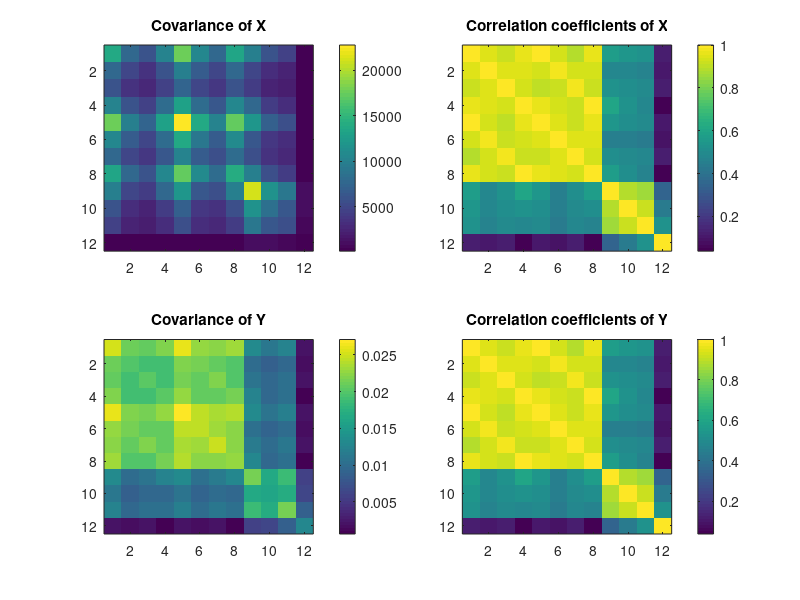
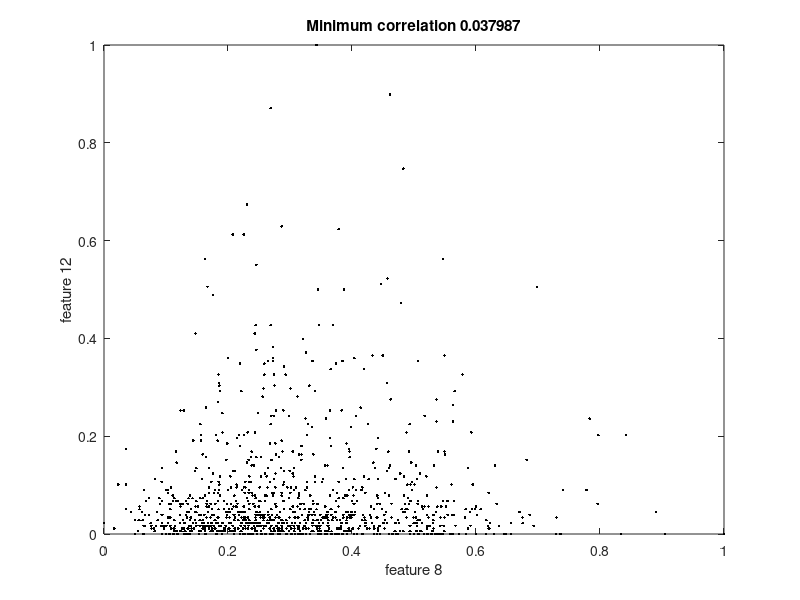

These charts were generated, in order, by the following MATLAB code:
close all; clear all;
X = load('dataset0.txt');
covX = cov(X);
corX = corrcoef(X);

centeredX = bsxfun(@minus, X, min(X));
Y = bsxfun(@times, centeredX, 1./max(centeredX));
covY = cov(Y);
corY = corrcoef(Y);

[minimumCorrelation, index] = min(corY(:));
[feature2, feature1] = ind2sub(size(corY), index);

figure('Color', 'w',...
       'Position', [10 10 800 600])

subplot(2, 2, 1)
imagesc(covX)
title('Covariance of X')
colorbar

subplot(2, 2, 2)
imagesc(corX)
title('Correlation coefficients of X')
colorbar

subplot(2, 2, 3)
imagesc(covY)
title('Covariance of Y')
colorbar

subplot(2, 2, 4)
imagesc(corY)
title('Correlation coefficients of Y')
colorbar

saveas(gcf, 'P2_2a', 'png')

figure('Color', 'w',...
       'Position', [10 10 800 600])
plot(Y(:, feature1), Y(:, feature2), 'k.')
title(sprintf('Minimum correlation %f', minimumCorrelation))
xlabel(sprintf('feature %d', feature1))
ylabel(sprintf('feature %d', feature2))

saveas(gcf, 'P2_2b', 'png')